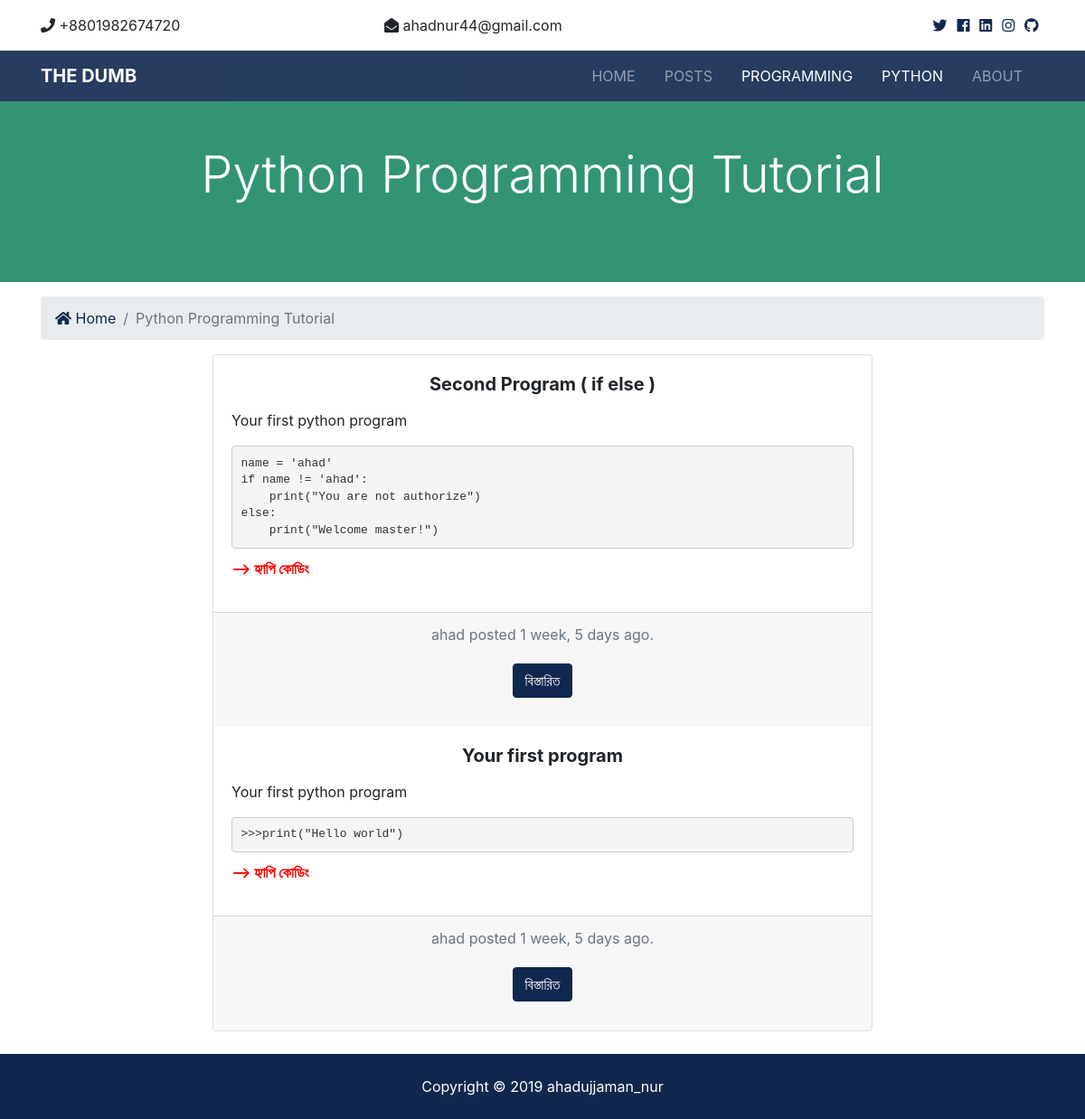
Screenshot of /programming/python/ with the database file from the repository.
### programming/models.py (models this page shows, shortened)
class Python(models.Model):
    title = models.CharField(max_length=100)
    author = models.ForeignKey(User, blank=True, on_delete=models.CASCADE)
    body = models.TextField()
    date = models.DateTimeField(default=datetime.now, blank=True)
    is_published = models.BooleanField(default=True)

### programming/views.py (the view)
# urls.py: path('python/', views.python, name='python'),
def python(request):
    pythons = Python.objects.order_by('-date').filter(is_published=True)
    paginator = Paginator(pythons, 3)
    page = request.GET.get('page')
    paged_programs = paginator.get_page(page)
    context = {
        'pythons': paged_programs
    }
    return render(request, 'python/python_posts.html', context)

### templates/python/python_posts.html (shortened to what this page needs)
{% extends 'base.html' %}
{% load humanize %}
{% block content %}
  <section id="showcase-inner" class="py-5 text-white">
    <div class="container">
      <div class="row text-center">
        <div class="col-md-12">
          <h1 class="display-4">Python Programming Tutorial</h1>
        </div>
      </div>
    </div>
  </section>
  <section id="bc" class="mt-3">
    <div class="container">
      <nav aria-label="breadcrumb">
        <ol class="breadcrumb">
          <li class="breadcrumb-item">
            <a href="{% url 'index' %}">
              <i class="fas fa-home"></i> Home</a>
          </li>
          <li class="breadcrumb-item active">Python Programming Tutorial</li>
        </ol>
      </nav>
    </div>
  </section>
  <div class="container">
    <div class="row">
      <div class="col-lg-8 col-md-10 mx-auto">
          <div class="card text-center">
              {% if pythons %}
                {% for post in pythons %}
                  <div class="card-body">
                          <h5 class="card-title"><b>{{ post.title }}</b></h5>
                      <div align="justify">
                        <p class="card-text">{{ post.body | safe }}</p>
                      </div>
                  </div>
                  <div class="card-footer text-muted">
                    {{ post.author }} posted {{ post.date | timesince}} ago.
                    <div class="card-body">
                        <a href="{% url 'python_post' post.id %}" class="btn btn-primary">বিস্তারিত</a>
                    </div>
                  </div>
                {% endfor %}
              {% else %}
              <div class="card-body">
                  <h5 class="card-title">
                      No Posts Available!
                  </h5>
              </div>
              {% endif %}
            </div>
      </div>
    </div>
  </div>
  <br>
  <div class="container">
      <div class="row">
          <div class="col-md-12">
          </div>
        </div>
  </div>
{% endblock %}

### myblog/staticfiles/css/all.css (style rules this page uses)
.fa, .fas, .far, .fal, .fab { -moz-osx-font-smoothing: grayscale; -webkit-font-smoothing: antialiased; display: inline-block; font-style: normal; font-variant: normal; text-rendering: auto; line-height: 1; }
.fa-home:before { content: "\f015"; }
.fa, .fas { font-family: 'Font Awesome 5 Free'; font-weight: 900; }

### myblog/staticfiles/css/style.css (style rules this page uses)
pre { display: block; padding: 9.5px; margin: 0 0 10px; margin-bottom: 10px; font-size: 13px; line-height: 1.42857143; color: #333; word-break: break-all; word-wrap: break-word; background-color: #f5f5f5; border: 1px solid #ccc; border-radius: 4px; }
#showcase-inner { background: #7dcea0; position: relative; overflow: hidden; min-height: 200px; }
#showcase-inner::before { content: ''; position: absolute; top: 0; left: 0; min-height: 100%; width: 100%; background: rgba(32, 134, 107, 0.8); }

### rows the page displays
Python: title "Second Program ( if else )", body "Your first python program name = 'ahad' if name != 'ahad': print(\"You are not authorize\") else: print(\"Welcome master!\") --> হ্যাপি কোডিং", author "ahad", date "1 week, 5 days"
Python: title "Your first program", body "Your first python program >>>print(\"Hello world\") --> হ্যাপি কোডিং", author "ahad", date "1 week, 5 days"
